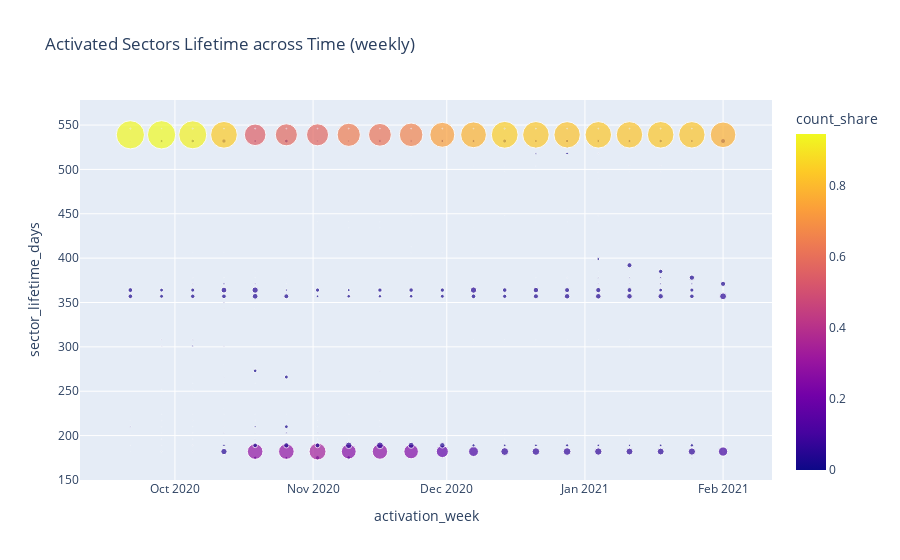

Notebook cell for this chart:
### Code cell
s = fig_df.groupby('activation_week').apply(lambda df: df.sector_count / df.sector_count.sum())
s.name = 'count_share'

z_df = fig_df.assign(count_share=s.values)

fig = px.scatter(z_df,
                 x='activation_week',
                 y='sector_lifetime_days',
                 size='count_share',
                 color='count_share',
                 title='Activated Sectors Lifetime across Time (weekly)')
fig.show()

### Figure 1 — Plotly figure (JSON) as saved in the notebook; plotly's stock layout.template omitted (floating-point values rounded to 4 significant figures; data arrays with more than 128 entries replaced by an {"elided": "..."} marker saying what was removed)
{"data": [{"hovertemplate": "activation_week=%{x}<br>sector_lifetime_days=%{y}<br>count_share=%{marker.color}<extra></extra>", "legendgroup": "", "marker": {"color": {"elided": "418 float values"}, "coloraxis": "coloraxis", "size": {"elided": "418 float values"}, "sizemode": "area", "sizeref": 0.002367, "symbol": "circle"}, "mode": "markers", "name": "", "orientation": "v", "showlegend": false, "type": "scatter", "x": {"elided": "418 str values"}, "xaxis": "x", "y": {"elided": "418 int values"}, "yaxis": "y"}], "layout": {"coloraxis": {"colorbar": {"title": {"text": "count_share"}}, "colorscale": [[0, "#0d0887"], [0.1111, "#46039f"], [0.2222, "#7201a8"], [0.3333, "#9c179e"], [0.4444, "#bd3786"], [0.5556, "#d8576b"], [0.6667, "#ed7953"], [0.7778, "#fb9f3a"], [0.8889, "#fdca26"], [1, "#f0f921"]]}, "legend": {"itemsizing": "constant", "tracegroupgap": 0}, "title": {"text": "Activated Sectors Lifetime across Time (weekly)"}, "xaxis": {"anchor": "y", "domain": [0, 1], "title": {"text": "activation_week"}}, "yaxis": {"anchor": "x", "domain": [0, 1], "title": {"text": "sector_lifetime_days"}}}}
